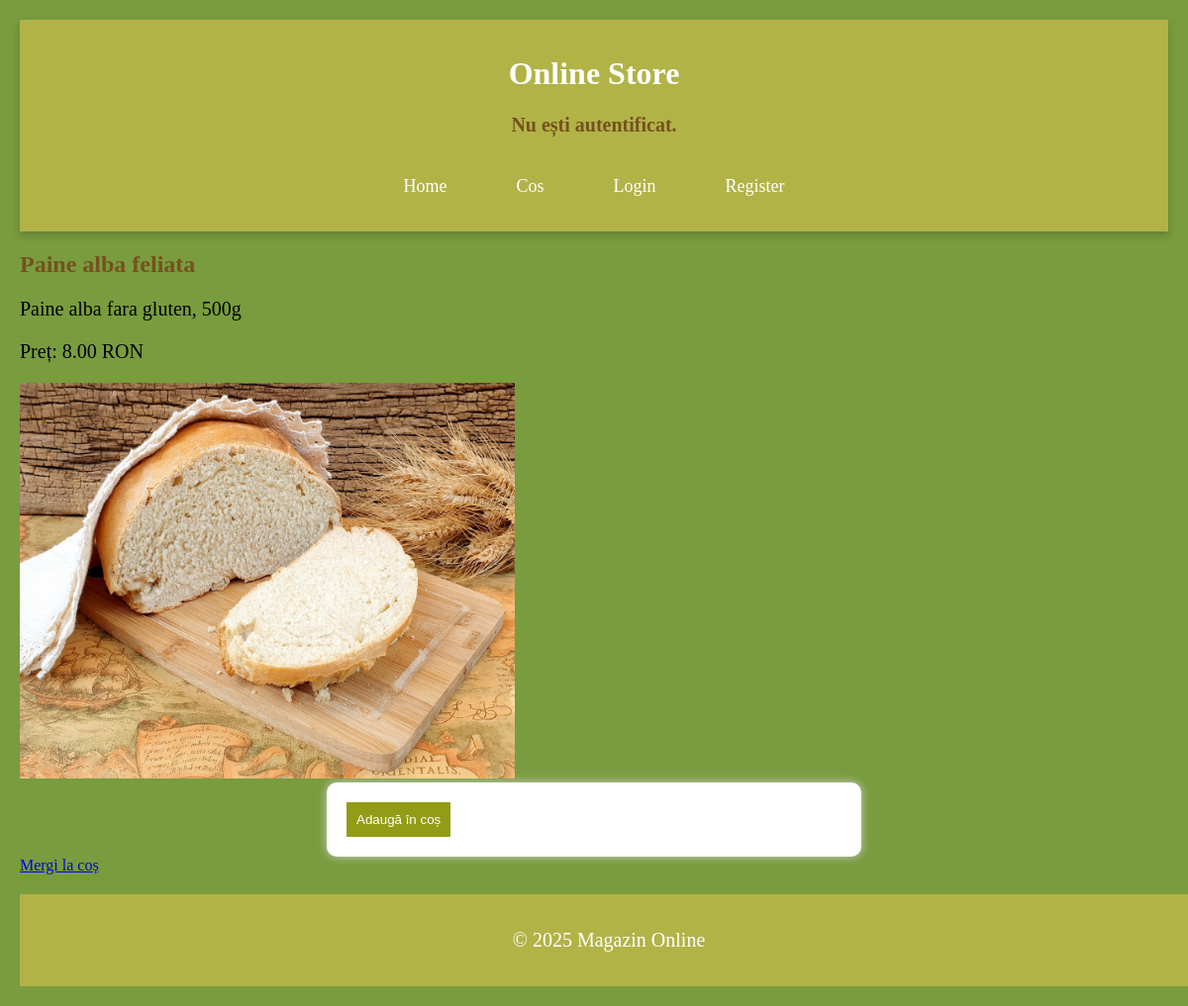
Screenshot of /produs/1/ with the database file from the repository.
### online_store/models.py (models this page shows, shortened)
class Produs(models.Model):
    denumire = models.CharField(max_length=100)
    descriere=models.TextField()
    pret=models.DecimalField(max_digits=10, decimal_places=2)
    image=models.ImageField(upload_to='products/')
    class Meta:
        verbose_name_plural='Produse'

### online_store/views.py (the view)
# urls.py: path('produs/<int:produs_id>/', views.detalii_produs, name='detalii_produs'),
def detalii_produs(request, produs_id):
    produs = get_object_or_404(Produs, id=produs_id)
    form = ItemComandaForm()
    return render(request, 'online_store/detalii_produs.html', {'produs': produs, 'form': form})

### online_store/templates/online_store/detalii_produs.html (shortened to what this page needs)
{% extends 'online_store/base.html' %}
{% block content %}
    <h2>{{ produs.denumire }}</h2>
    <p>{{ produs.descriere }}</p>
    <p>Preț: {{ produs.pret }} RON</p>
    <img src="{{ produs.image.url }}" alt="{{ produs.denumire }}" width="500" height="400">
    <form action="{% url 'adauga_in_cos' produs.id %}" method="post">
        <button type="submit">Adaugă în coș</button>
    </form>
    <a href="{% url 'cos' %}">Mergi la coș</a>
{% endblock %}

### online_store/static/online_store/css/styles.css (style rules this page uses)
body { background-color: #799c3e; margin: 0; padding: 20px; }
h2 { color: #75511e; }
form { background: white; padding: 20px; border-radius: 10px; box-shadow: 0px 0px 10px #ccc; max-width: 500px; margin:auto; }
button { background-color: #939c16; color: white; padding: 10px; border: none; pointer: pointer; }
p { font-size: 20px; }

### rows the page displays
Produs: denumire "Paine alba feliata", descriere "Paine alba fara gluten, 500g", pret "8.00", image (picture)
